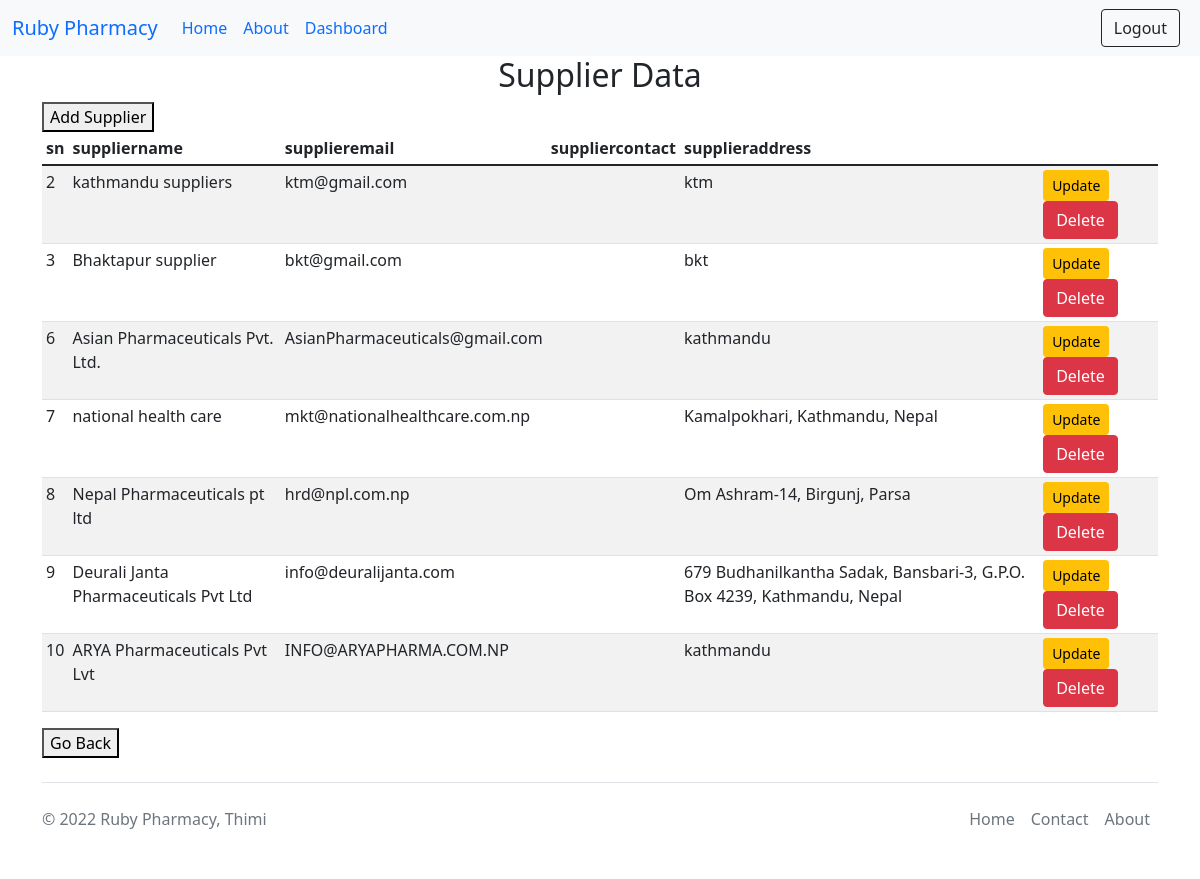
Page /supplierdata/ (signed in) on the committed database.
### app/models.py (models this page shows, shortened)
class Supplier(models.Model):
    Suppliername = models.CharField(max_length=100)
    Supplieremail = models.EmailField()
    Suppliercontact = models.BigIntegerField()
    Supplieraddress = models.CharField(max_length=100)

### app/views.py (the view)
# urls.py: path("supplierdata/",views.supplierdata, name = "supplierdata"),
def supplierdata(request):
    data=Supplier.objects.all()
    context={'view':data}
    return render(request,'supplierdata.html',context)

### templates/supplierdata.html (shortened to what this page needs)
{% extends 'base.html' %}
{% load static %}
{% block body %}
  <div class="container">
  <h2 class="text-center">Supplier Data</h2>
  <div class="table-responsive">
    <div class="btn-group me-2">
      <a href="/Supplier">
        <button type="button">Add Supplier</button>
      </a>
    </div>
    <table class="table table-striped table-sm">
      <thead>
        <tr>
          <th scope="col">sn</th>
          <th scope="col">suppliername</th>
          <th scope="col">supplieremail</th>
          <th scope="col">suppliercontact</th>
          <th scope="col">supplieraddress</th>
        </tr>
      </thead>
      <tbody>
        {% for detail in view %}
          <tr>
            <td>{{detail.id}}</td>
            <td>{{detail.Suppliername}}</td>
            <td>{{detail.Supplieremail}}</td>
            <td>{{detail.Supplierontact}}</td>
            <td>{{detail.Supplieraddress}}</td>
            <td>
              <a href="{% url 'supplierupdate' detail.id %}" class="btn btn-warning btn-sm">
                Update
              </a>
              <form action="{% url 'deletesupplier' detail.id %}" method="post" class="d-inline">{% csrf_token %}
              <input type="submit" class="btn btn-danger" value="Delete">
              </form>
            </td>
          </tr>
        {% endfor %}
      </tbody>
    </table>
  </div>
  <a href="/Dashboard">
    <button type="button">Go Back</button>
  </a>
</div>
{% endblock body %}

### rows in the picture
Supplier: id "2", Suppliername "kathmandu suppliers", Supplieremail "ktm@gmail.com", Supplieraddress "ktm"
Supplier: id "3", Suppliername "Bhaktapur supplier", Supplieremail "bkt@gmail.com", Supplieraddress "bkt"
Supplier: id "6", Suppliername "Asian Pharmaceuticals Pvt. Ltd.", Supplieremail "AsianPharmaceuticals@gmail.com", Supplieraddress "kathmandu"
Supplier: id "7", Suppliername "national health care", Supplieremail "mkt@nationalhealthcare.com.np", Supplieraddress "Kamalpokhari, Kathmandu, Nepal"
Supplier: id "8", Suppliername "Nepal Pharmaceuticals pt ltd", Supplieremail "hrd@npl.com.np", Supplieraddress "Om Ashram-14, Birgunj, Parsa"
Supplier: id "9", Suppliername "Deurali Janta Pharmaceuticals Pvt Ltd", Supplieremail "info@deuralijanta.com", Supplieraddress "679 Budhanilkantha Sadak, Bansbari-3, G.P.O. Box 4239, Kathmandu, Nepal"
Supplier: id "10", Suppliername "ARYA Pharmaceuticals Pvt Lvt", Supplieremail "INFO@ARYAPHARMA.COM.NP", Supplieraddress "kathmandu"
